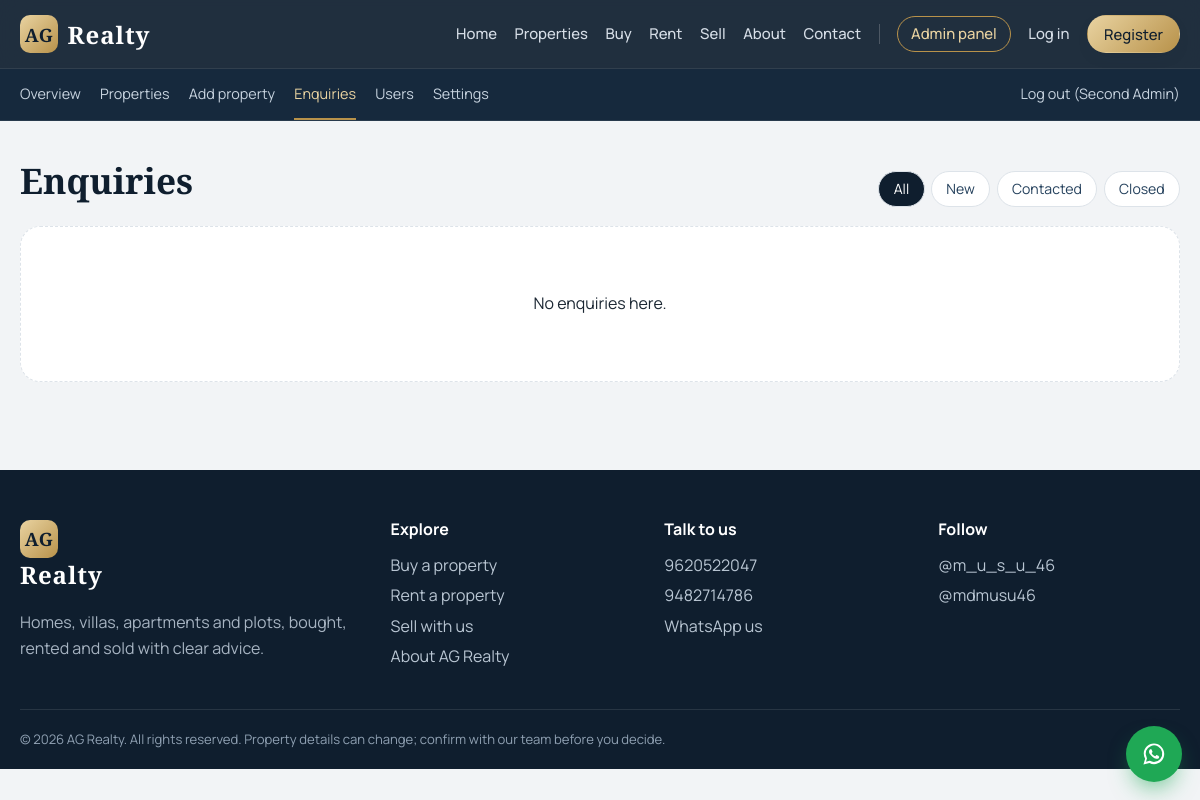
The app's page /admin/enquiries (signed in) with its own data.
### tables this page shows
CREATE TABLE admins (
  id INTEGER PRIMARY KEY AUTOINCREMENT,
  name TEXT NOT NULL,
  email TEXT NOT NULL UNIQUE,
  password_hash TEXT NOT NULL,
  role TEXT NOT NULL DEFAULT 'admin',
  created_at TEXT NOT NULL DEFAULT CURRENT_TIMESTAMP
);

CREATE TABLE settings (
  key TEXT PRIMARY KEY,
  value TEXT NOT NULL DEFAULT ''
);

CREATE TABLE social_links (
  id INTEGER PRIMARY KEY AUTOINCREMENT,
  platform TEXT NOT NULL,
  label TEXT NOT NULL,
  url TEXT NOT NULL DEFAULT '',
  active INTEGER NOT NULL DEFAULT 1,
  sort_order INTEGER NOT NULL DEFAULT 0
);

### app.py (the view, shortened to what this page needs)
@app.route("/admin/enquiries", methods=["GET", "POST"])
@admin_required
def admin_enquiries():
    st = request.args.get("status", "")
    where, v = ("WHERE e.status=?", [st]) if st in ("new", "contacted", "closed") else ("", [])
    rows = db().execute(f"""SELECT e.*, p.title FROM enquiries e LEFT JOIN properties p ON p.id=e.property_id
                            {where} ORDER BY e.id DESC""", v).fetchall()
    return render_template("admin/enquiries.html", rows=rows, status=st)

### app.py (called while the page is built)
def db():
    if "db" not in g:
        g.db = get_db()
    return g.db

def csrf_token():
    if "csrf" not in session:
        session["csrf"] = secrets.token_hex(16)
    return session["csrf"]

@app.before_request
def csrf_protect():
    if request.method == "POST":
        sent = request.form.get("csrf_token") or request.headers.get("X-CSRF-Token") or ""
        expected = session.get("csrf")
        if not expected or not sent or not secrets.compare_digest(sent, expected):
            abort(400, "Your security token expired. Go back, refresh the page and try again.")

@app.after_request
def headers(resp):
    resp.headers.setdefault("X-Content-Type-Options", "nosniff")
    resp.headers.setdefault("X-Frame-Options", "SAMEORIGIN")
    resp.headers.setdefault("Referrer-Policy", "strict-origin-when-cross-origin")
    return resp

def current_user():
    if "cu" not in g:
        g.cu = None
        if session.get("user_id"):
            g.cu = db().execute("SELECT * FROM users WHERE id=? AND is_active=1", (session["user_id"],)).fetchone()
            if not g.cu:
                session.pop("user_id", None)
    return g.cu

def current_admin():
    if "ca" not in g:
        g.ca = None
        if session.get("admin_id"):
            g.ca = db().execute("SELECT * FROM admins WHERE id=?", (session["admin_id"],)).fetchone()
    return g.ca

def admin_required(fn):
    @wraps(fn)
    def wrap(*a, **kw):
        if not current_admin():
            return redirect(url_for("admin_login", next=request.path))
        return fn(*a, **kw)
    return wrap

def digits(s):
    d = re.sub(r"\D", "", s or "")
    return "91" + d if len(d) == 10 else d

@app.context_processor
def inject():
    d = db()
    site = {r["key"]: r["value"] for r in d.execute("SELECT key, value FROM settings")}
    socials = d.execute("SELECT * FROM social_links WHERE active=1 AND url!='' ORDER BY sort_order, id").fetchall()
    def wa_link(text=""):
        return f"https://wa.me/{digits(site.get('whatsapp'))}?text={quote(text)}"
    return dict(now_year=time.strftime('%Y'), site=site, socials=socials, current_user=current_user(), current_admin=current_admin(),
                csrf_token=csrf_token, media_url=media_url, wa_link=wa_link, IMAGE_KINDS=IMAGE_KINDS,
                VIDEO_KINDS=VIDEO_KINDS, FACILITY_CATS=FACILITY_CATS, PROPERTY_TYPES=PROPERTY_TYPES,
                VISUAL_CHOICES=VISUAL_CHOICES)

### templates/admin/enquiries.html (shortened to what this page needs)
{% extends "base.html" %}
{% block content %}
{% include "admin/_nav.html" %}
<section class="wrap section">
  <div class="section-head"><h1 class="h2">Enquiries</h1>
    <div class="tabs">{% for v,l in (('','All'),('new','New'),('contacted','Contacted'),('closed','Closed')) %}<a href="{{ url_for('admin_enquiries', status=v) }}" class="{{ 'on' if status==v }}">{{ l }}</a>{% endfor %}</div></div>
  {% for e in rows %}
  <article class="enq {{ e.status }}">
    <div class="enq-head"><b>{{ e.name }}</b><span class="status {{ 'pending' if e.status=='new' else 'available' if e.status=='contacted' else 'sold' }}">{{ e.status|capitalize }}</span><small>{{ e.created_at }}</small></div>
    <p>{{ e.message }}</p>
    <p class="note">{% if e.title %}About: <a href="{{ url_for('property_detail', pid=e.property_id) }}">{{ e.title }}</a> · {% endif %}
      {% if e.phone %}<a href="tel:{{ e.phone }}">{{ e.phone }}</a> · <a target="_blank" rel="noopener" href="https://wa.me/{{ e.phone|replace(' ','')|replace('+','') if e.phone|length > 10 else '91' ~ e.phone }}">WhatsApp</a>{% endif %}
      {% if e.email %} · <a href="mailto:{{ e.email }}">{{ e.email }}</a>{% endif %}</p>
    <form method="post" class="row-actions"><input type="hidden" name="csrf_token" value="{{ csrf_token() }}"><input type="hidden" name="id" value="{{ e.id }}">
      {% if e.status != 'contacted' %}<button class="btn btn-ghost-d btn-sm" name="action" value="contacted">Mark contacted</button>{% endif %}
      {% if e.status != 'closed' %}<button class="btn btn-ghost-d btn-sm" name="action" value="closed">Close</button>{% endif %}
      {% if e.status != 'new' %}<button class="btn btn-ghost-d btn-sm" name="action" value="new">Reopen</button>{% endif %}
      <button class="linklike danger" name="action" value="delete" onclick="return confirm('Delete this enquiry?')">Delete</button></form>
  </article>
  {% else %}<div class="empty"><p>No enquiries here.</p></div>{% endfor %}
</section>
{% endblock %}

### templates/base.html (shortened to what this page needs)
<!doctype html>
<html lang="en">
<head>
<link rel="stylesheet" href="{{ url_for('static', filename='css/style.css') }}">
</head>
<body data-csrf="{{ csrf_token() }}" data-logged-in="{{ 1 if current_user else 0 }}" data-login-url="{{ url_for('login') }}">
<header class="site-header">
  <div class="wrap bar">
    <a class="brand" href="{{ url_for('index') }}" aria-label="AG Realty home"><span class="mark">AG</span><span class="brand-name">Realty</span></a>
    <nav id="nav" class="nav">
      <a href="{{ url_for('index') }}" {% if request.endpoint=='index' %}class="on"{% endif %}>Home</a>
      <a href="{{ url_for('properties') }}" {% if request.endpoint in ('properties','property_detail') %}class="on"{% endif %}>Properties</a>
      <a href="{{ url_for('buy') }}" {% if request.endpoint=='buy' %}class="on"{% endif %}>Buy</a>
      <a href="{{ url_for('rent') }}" {% if request.endpoint=='rent' %}class="on"{% endif %}>Rent</a>
      <a href="{{ url_for('sell') }}" {% if request.endpoint=='sell' %}class="on"{% endif %}>Sell</a>
      <a href="{{ url_for('about') }}" {% if request.endpoint=='about' %}class="on"{% endif %}>About</a>
      <a href="{{ url_for('contact') }}" {% if request.endpoint=='contact' %}class="on"{% endif %}>Contact</a>
      {% if current_admin %}<a href="{{ url_for('admin_home') }}" class="pill">Admin panel</a>{% endif %}
      {% if current_user %}
        <a href="{{ url_for('favorites') }}">Favorites</a>
        <a href="{{ url_for('dashboard') }}">My account</a>
        <form method="post" action="{{ url_for('logout') }}" class="inline"><input type="hidden" name="csrf_token" value="{{ csrf_token() }}"><button class="linklike">Log out</button></form>
      {% else %}
        <a href="{{ url_for('login') }}">Log in</a>
        <a href="{{ url_for('register') }}" class="btn btn-sm btn-gold">Register</a>
      {% endif %}
    </nav>
  </div>
</header>
<main>{% block content %}{% endblock %}</main>
<footer class="site-footer">
  <div class="wrap foot-grid">
    <div>
      <a class="brand light" href="{{ url_for('index') }}"><span class="mark">AG</span><span class="brand-name">Realty</span></a>
      <p class="muted-l">Homes, villas, apartments and plots, bought, rented and sold with clear advice.</p>
    </div>
    <div>
      <h4>Explore</h4>
      <a href="{{ url_for('buy') }}">Buy a property</a><a href="{{ url_for('rent') }}">Rent a property</a>
      <a href="{{ url_for('sell') }}">Sell with us</a><a href="{{ url_for('about') }}">About AG Realty</a>
    </div>
    <div>
      <h4>Talk to us</h4>
      {% if site.phone1 %}<a href="tel:+91{{ site.phone1 }}">{{ site.phone1 }}</a>{% endif %}
      {% if site.phone2 %}<a href="tel:+91{{ site.phone2 }}">{{ site.phone2 }}</a>{% endif %}
      <a href="{{ wa_link('Hello AG Realty, I would like to know more about your properties.') }}" target="_blank" rel="noopener">WhatsApp us</a>
    </div>
    <div>
      <h4>Follow</h4>
      {% for s in socials %}<a href="{{ s.url }}" target="_blank" rel="noopener">{{ s.label }}</a>{% else %}<span class="muted-l">Social links coming soon.</span>{% endfor %}
    </div>
  </div>
  <div class="wrap legal">© {{ now_year }} AG Realty. All rights reserved. Property details can change; confirm with our team before you decide.</div>
</footer>
<a class="wa-float" href="{{ wa_link('Hello AG Realty, I have an enquiry about a property.') }}" target="_blank" rel="noopener" aria-label="Chat on WhatsApp">
</a>
</body>
</html>

### templates/admin/_nav.html (shortened to what this page needs)
<div class="admin-bar"><div class="wrap">
  <a href="{{ url_for('admin_home') }}" class="{{ 'on' if request.endpoint=='admin_home' }}">Overview</a>
  <a href="{{ url_for('admin_properties') }}" class="{{ 'on' if request.endpoint in ('admin_properties','admin_property_edit') }}">Properties</a>
  <a href="{{ url_for('admin_property_new') }}" class="{{ 'on' if request.endpoint=='admin_property_new' }}">Add property</a>
  <a href="{{ url_for('admin_enquiries') }}" class="{{ 'on' if request.endpoint=='admin_enquiries' }}">Enquiries</a>
  <a href="{{ url_for('admin_users') }}" class="{{ 'on' if request.endpoint=='admin_users' }}">Users</a>
  <a href="{{ url_for('admin_settings') }}" class="{{ 'on' if request.endpoint=='admin_settings' }}">Settings</a>
  <form method="post" action="{{ url_for('admin_logout') }}" class="inline"><input type="hidden" name="csrf_token" value="{{ csrf_token() }}"><button class="linklike">Log out ({{ current_admin.name }})</button></form>
</div></div>

### style.css (style rules this page uses)
:root { --ink:#0F1E2E; --ink-2:#16293D; --ink-3:#24405C; --brass:#B8924A; --brass-l:#E9D3A1; --brass-d:#8E6C2E; --mist:#F2F4F6; --paper:#fff; --line:#DDE3E9; --text:#1B2733; --muted:#5C6B7A; --ok:#1F7A4D; --warn:#B26A00; --bad:#B3261E; --wa:#1FA855; --serif:"Cormorant Garamond",Georgia,"Times New Roman",serif; --sans:"Manrope",system-ui,-apple-system,"Segoe UI",Roboto,sans-serif; --shadow:0 18px 40px -22px rgba(15,30,46,.45); --shadow-s:0 6px 18px -10px rgba(15,30,46,.35); }
*,*::before,*::after { box-sizing:border-box }
html { scroll-behavior:smooth }
body { margin:0;font-family:var(--sans);color:var(--text);background:var(--mist);line-height:1.6;font-size:16px;-webkit-font-smoothing:antialiased }
a { color:var(--ink-3) }
h1,h2,h3,h4 { font-family:var(--serif);color:var(--ink);line-height:1.12;margin:0 0 .5em;font-weight:600 }
h1 { font-size:clamp(2.3rem,5vw,3.9rem) }
h4 { font-size:1.15rem;margin-top:1.2em }
.h2 { font-size:clamp(1.6rem,3vw,2.2rem);margin-top:0 }
.wrap { width:min(1180px,100% - 2.5rem);margin-inline:auto }
.section { padding:2.5rem 0 }
.muted-l { color:#A7B4C2 }
.inline { display:inline;margin:0 }
.linklike { background:none;border:0;padding:0;font:inherit;color:inherit;cursor:pointer;text-decoration:underline;text-underline-offset:3px }
.btn { display:inline-flex;align-items:center;justify-content:center;gap:.5rem;padding:.8rem 1.4rem;border-radius:999px;border:1px solid transparent;font:600 .95rem var(--sans);cursor:pointer;text-decoration:none;transition:transform .18s,box-shadow .18s,background .18s }
.btn-sm { padding:.5rem 1rem;font-size:.85rem }
.btn-gold { background:linear-gradient(135deg,var(--brass-l),var(--brass));color:var(--ink);box-shadow:var(--shadow-s) }
.site-header { position:sticky;top:0;z-index:50;background:rgba(15,30,46,.92);backdrop-filter:blur(14px);border-bottom:1px solid rgba(255,255,255,.08) }
.bar { display:flex;align-items:center;justify-content:space-between;min-height:68px;gap:1rem }
.brand { display:flex;align-items:center;gap:.6rem;text-decoration:none;color:#fff }
.brand .mark { display:grid;place-items:center;width:38px;height:38px;border-radius:10px;background:linear-gradient(135deg,var(--brass-l),var(--brass));color:var(--ink);font:700 1.15rem var(--serif);letter-spacing:.02em }
.brand-name { font:600 1.5rem var(--serif);letter-spacing:.04em }
.brand.light { color:#fff }
.nav { display:flex;align-items:center;gap:1.1rem;flex-wrap:wrap }
.nav a,.nav .linklike { color:#D6DEE7;text-decoration:none;font-size:.93rem;font-weight:500 }
.nav a.btn { color:var(--ink) }
.nav .pill { padding:.3rem .8rem;border:1px solid var(--brass);border-radius:999px;color:var(--brass-l) }
.section-head { display:flex;justify-content:space-between;align-items:baseline;gap:1rem;margin-bottom:1.2rem }
.section-head h2,.section-head h1 { margin:0 }
.empty { background:#fff;border:1px dashed var(--line);border-radius:20px;padding:3rem 1.5rem;text-align:center;display:grid;gap:1rem;justify-items:center }
.admin-bar { background:var(--ink-2);border-bottom:1px solid rgba(255,255,255,.08) }
.admin-bar .wrap { display:flex;gap:1.2rem;align-items:center;overflow-x:auto;white-space:nowrap }
.admin-bar a,.admin-bar .linklike { color:#C7D3DF;text-decoration:none;font-size:.9rem;padding:.8rem 0;border-bottom:2px solid transparent }
.admin-bar a.on { color:var(--brass-l);border-color:var(--brass) }
.tabs { display:flex;gap:.4rem }
.tabs a { padding:.35rem .9rem;border-radius:999px;background:#fff;border:1px solid var(--line);text-decoration:none;font-size:.88rem }
.tabs a.on { background:var(--ink);color:#fff }
.site-footer { background:var(--ink);color:#D6DEE7;margin-top:3rem;padding-top:3rem }
.foot-grid { display:grid;grid-template-columns:1.4fr 1fr 1fr 1fr;gap:2rem;padding-bottom:2rem }
.foot-grid h4 { color:#fff;font:700 1rem var(--sans);margin:0 0 .7rem }
.foot-grid a { display:block;color:#B9C6D3;text-decoration:none;padding:.15rem 0 }
.legal { border-top:1px solid rgba(255,255,255,.1);padding:1.2rem 0;font-size:.82rem;color:#8FA0B2 }
.wa-float { position:fixed;right:1.1rem;bottom:1.1rem;width:56px;height:56px;border-radius:50%;background:var(--wa);color:#fff;display:grid;place-items:center;box-shadow:0 12px 24px -8px rgba(31,168,85,.7);z-index:60;transition:transform .2s }

### records on screen
admins: name "Second Admin"
settings: phone1 "9620522047"
settings: phone2 "9482714786"
social_links: label "@m_u_s_u_46"
social_links: label "@mdmusu46"

### other values on screen
{{ l }} "All" "New" "Contacted" "Closed"
{{ now_year }} "2026"
